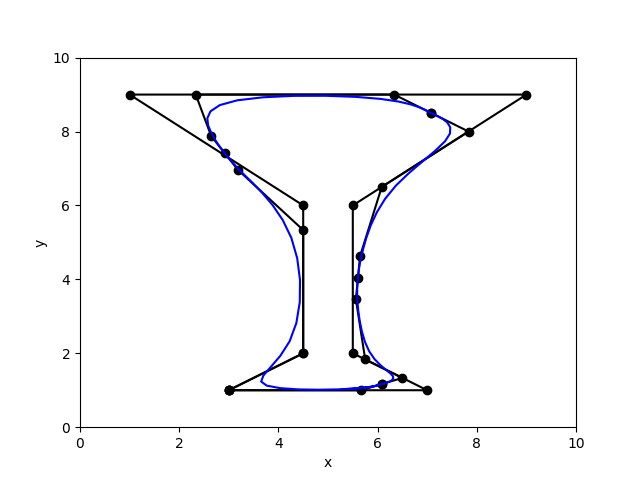

Generate this figure with Python:
import numpy as np
import matplotlib.pyplot as plt
from functions import EvalBSpline, CurveKnotIns


def KnotInsertion(P, P_alt, UP, p, V):
    # plotting the initial control points
    plt.plot(P_alt[:,0], P_alt[:,1], 'o-', label='Control Points', color='k')

    # repeatedly insert points and plot new control points
    points = [0, 0.3, 0.6, 0.9]

    for u in points:
        UQ, Q = CurveKnotIns(u, 0, p, UP, P, p)
        UP, P = UQ, Q

    Q_alt = np.append(Q, [Q[0]], axis=0)
    plt.plot(Q_alt[:,0], Q_alt[:,1], 'o-', label='Control Points', color='k')

    # plot the closed curve on these control points
    Q = np.array(Q, dtype="float64")
    Z = np.array(EvalBSpline(V, Q, UQ, p, periodic=True)).T
    X, Y = Z.T
    plt.plot(X, Y, color='b')

    # settings of plot
    plt.xlabel('x')
    plt.ylabel('y')
    plt.xlim(0, 10)
    plt.ylim(0, 10)
    plt.savefig("knot_insertion.png")
    plt.close()

    # returning the information to use in other files
    return Q, Q_alt
